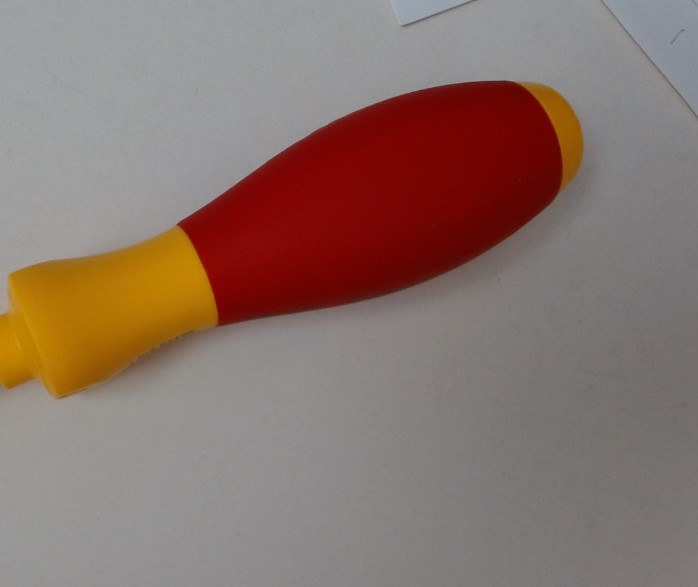
%> input picture MATLAB/Pics/red_obj.jpg, 698 x 587 px
$ octave Untitled3.m   (GNU Octave 9; MATLAB toolbox functions it lacks are replaced by stand-ins)
%> lines starting %> are read from the running program, lines starting %| are printed output that depends on the picture

img = imread("Pics/red_obj.jpg");
%> img is the input picture: size 587x698x3 uint8; mean R, G, B 137.7, 116.5, 109.1
%figure
%imshow(img)


hI=rgb2hsv(img);
%> hI: size 587x698x3 double; mean H, S, V 0.273, 0.229, 0.543
figure
imshow(hI)
hImage1=hI(:,:,1);
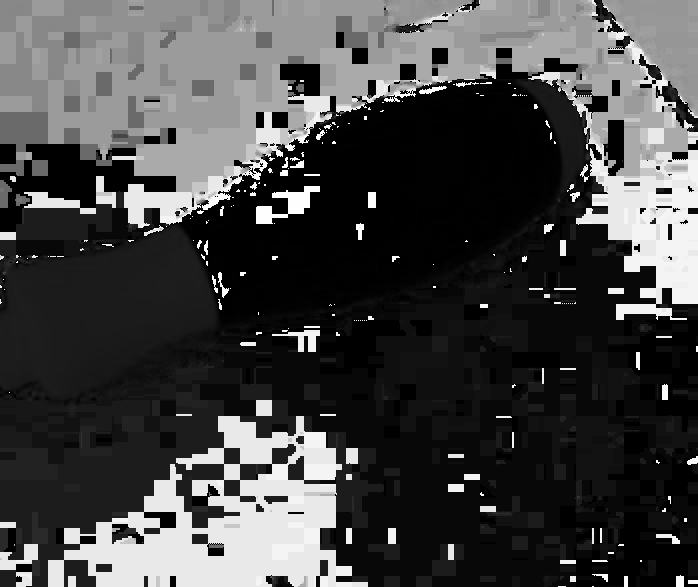
%> hImage1: size 587x698 double; min 0, max 0.999, mean 0.273
sImage1=hI(:,:,2);
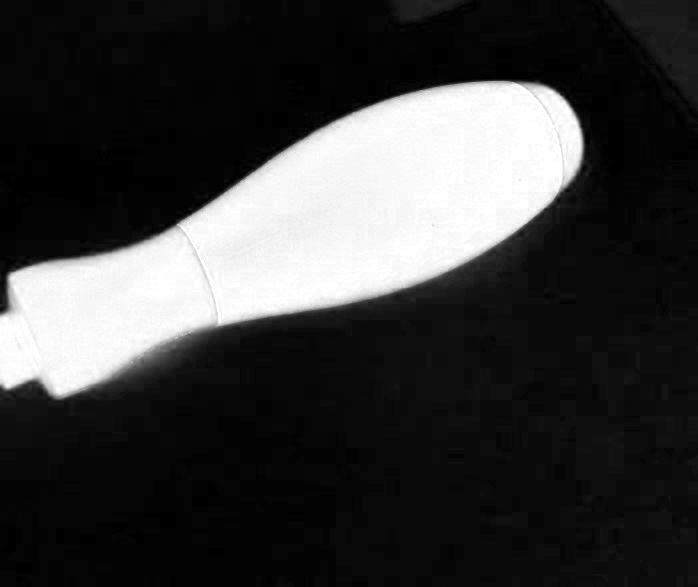
%> sImage1: size 587x698 double; min 0, max 1, mean 0.229
vImage1=hI(:,:,3);
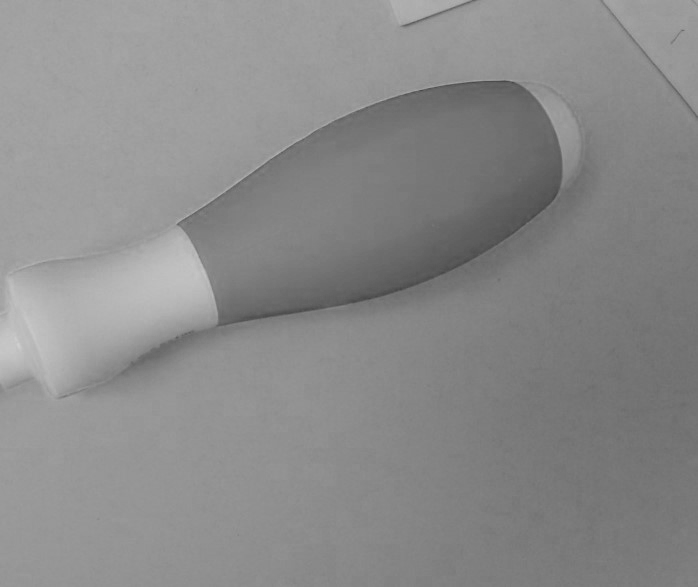
%> vImage1: size 587x698 double; min 0.271, max 0.816, mean 0.543
%> (the run ends here)
